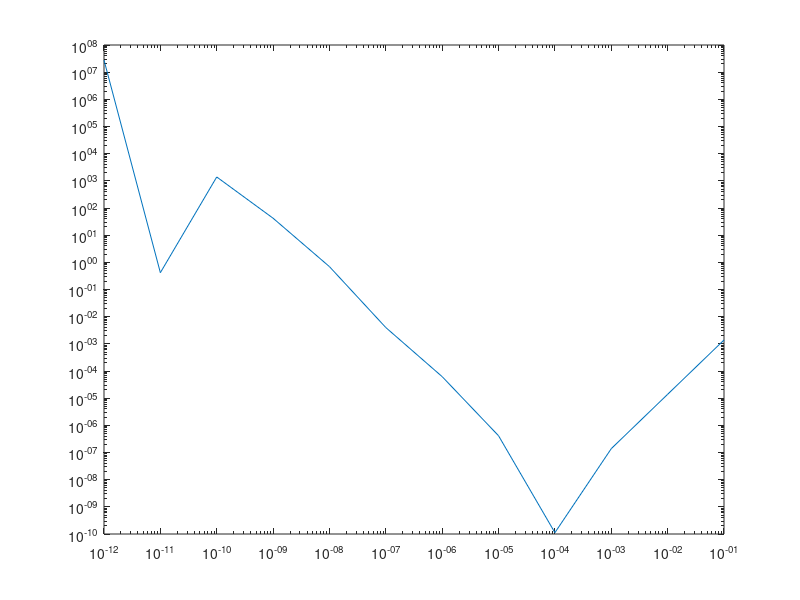

Reproduce this figure in MATLAB.
%Script for MATLAB Problem 1, Assignment 5
%Author: Gerardo E. Rodriguez, ger150030
%Compute vector of absolute errors in estimating the double derivative 
%of cos(x) using a three-point centered difference formula at x = 2

format long e

%Initialize vector with n step-sizes of different magnitudes
n = 12;
stepSize = zeros(n,1);
stepSize(1) = 1/10;
for i=2:n
    stepSize(i) = stepSize(i-1)/10;
end

%Compute actual value of f''(x)
x = 2;
actualValue = -1*cos(x);

%Compute absolute error values for each step-size h
absoluteError = zeros(n,1);
for i=1:n
    h = stepSize(i);
    estimate = (cos(x-2*h)-2*cos(x)+cos(x+2*h))/(4*h*h);
    absoluteError(i) = abs(estimate - actualValue);
end

%Plot absolute errors against step-sizes
loglog(stepSize,absoluteError)

%Get minimum of absoute errors and its corresponding step-size h
[minimumError,minimumIndex] = min(absoluteError);
hAtMinError = stepSize(minimumIndex);
minimumError
hAtMinError

%Calculate theoretical h
epsilon = 10^-16;
max4Deriv = 1; %Fourth derivative of cos(x) is cos(x), whose max is 1
hTheoretical = (6*epsilon/max4Deriv)^(1/4);
hTheoretical

%%%%%%%%%%%%%%%%%%%%%%%%%%%%%%%%%%%%%%%%%%%%%%%%%%%%%%%%%%%%%%%%%%%
% As h keeps getting smaller, the absolute error keeps increasing %
%%%%%%%%%%%%%%%%%%%%%%%%%%%%%%%%%%%%%%%%%%%%%%%%%%%%%%%%%%%%%%%%%%%
